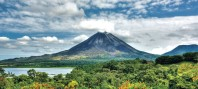
#> input picture arenal.jpg, 198 x 89 px
$ python P4.py
#> lines starting #> are read from the running program, lines starting #| are printed output that depends on the picture
# Proyecto 4, realizado por: Katharina Alfaro Solís, Mónica Chaves Calvo, Susan Moraga López
from PIL import Image
import numpy as np

# Extracción de los pixeles de una imagen

def fuente_info(imagen):
    '''Una función que simula una fuente de
    información al importar una imagen y
    retornar un vector de NumPy con las
    dimensiones de la imagen, incluidos los
    canales RGB: alto x largo x 3 canales

    :param imagen: Una imagen en formato JPG
    :return: un vector de pixeles
    '''
    img = Image.open(imagen)

    return np.array(img)


# Codificación de pixeles a una base binaria
def rgb_a_bit(array_imagen):
    '''Convierte los pixeles de base
    decimal (de 0 a 255) a binaria
    (de 00000000 a 11111111).

    :param imagen: array de una imagen
    :return: Un vector de (1 x k) bits 'int'
    '''
    # Obtener las dimensiones de la imagen
    x, y, z = array_imagen.shape

    # Número total de elementos (pixeles x canales)
    n_elementos = x * y * z

    # Convertir la imagen a un vector unidimensional de n_elementos
    pixeles = np.reshape(array_imagen, n_elementos)

    # Convertir los canales a base 2
    bits = [format(pixel, '08b') for pixel in pixeles]
    bits_Rx = np.array(list(''.join(bits)))

    return bits_Rx.astype(int)

# Modulación para 8-PSK
def modulador(bits, fc, mpp):
    '''Un método que simula el esquema de
       modulación digital 8-PSK.
       :param bits: Vector unidimensional de bits
       :param fc: Frecuencia de la portadora en Hz
       :param mpp: Cantidad de muestras por periodo de onda portadora
       :return: Un vector con la señal modulada
       :return: Un valor con la potencia promedio [W]
       :return: La onda portadora c(t)
       :return: La onda cuadrada moduladora (información)
    '''
# 1. Parámetros de la 'señal' de información (bits)
    N = len(bits) # Cantidad de bits

#2. Construyendo el periodo de la señal portadora
    Tc = 1 / fc  # periodo [s]
    t_periodo = np.linspace(0, Tc, mpp)  # mpp: muestras por período

# Portadora 1 de s(t)
    portadora1 = np.cos(2*np.pi*fc*t_periodo)

# Portadora 2 de s(t)
    portadora2 = np.sin(2*np.pi*fc*t_periodo)

# 3. Inicializar la señal modulada s(t)
    t_simulacion = np.linspace(0, N*Tc, N*mpp)
    senal_Tx = np.zeros(t_simulacion.shape)
    moduladora1 = np.zeros(t_simulacion.shape)  # (opcional) señal de bits
    moduladora2 = np.zeros(t_simulacion.shape)  # (opcional) señal de bits
    # Se define h
    h = np.sqrt(2)/2

# 4. Asignar las formas de onda según los bits (8-PSK)
    for i in range(0, len(bits), 3):
            # Para este tipo de modulación hay 3 bits y ocho símbolos posibles
            if(bits[i] == 1 and bits[i+1] == 1 and bits[i+2] == 1):             # 111
                senal_Tx[i*mpp:(i+1)*mpp] = portadora1 * 1 + portadora2 * 0
                moduladora1[i*mpp:(i+1)*mpp] = 1
                moduladora2[i*mpp:(i+1)*mpp] = 0
            elif (bits[i] == 1 and bits[i+1] == 1 and bits[i+2] == 0):          # 110
                senal_Tx[i*mpp:(i+1)*mpp] = portadora1 * h + portadora2 * h
                moduladora1[i*mpp:(i+1)*mpp] = h
                moduladora2[i*mpp:(i+1)*mpp] = h
            elif (bits[i] == 0 and bits[i+1] == 1 and bits[i+2] == 0):          # 010
                senal_Tx[i*mpp:(i+1)*mpp] = portadora1 * 0 + portadora2 * 1
                moduladora1[i*mpp:(i+1)*mpp] = 0
                moduladora2[i*mpp:(i+1)*mpp] = 1
            elif (bits[i] == 0 and bits[i+1] == 1 and bits[i+2] == 1):          # 011
                senal_Tx[i*mpp:(i+1)*mpp] = portadora1 * (-1 * h) + portadora2 * h
                moduladora1[i*mpp:(i+1)*mpp] = (-1 * h)
                moduladora2[i*mpp:(i+1)*mpp] = h
            elif (bits[i] == 0 and bits[i+1] == 0 and bits[i+2] == 1):          # 001
                senal_Tx[i*mpp:(i+1)*mpp] = portadora1 * -1 + portadora2 * 0
                moduladora1[i*mpp:(i+1)*mpp] = -1
                moduladora2[i*mpp:(i+1)*mpp] = 0
            elif (bits[i] == 0 and bits[i+1] == 0 and bits[i+2] == 0):          # 000
                senal_Tx[i*mpp:(i+1)*mpp] = portadora1 * (-1 * h) + portadora2 * (-1 * h)
                moduladora1[i*mpp:(i+1)*mpp] = (-1 * h)
                moduladora2[i*mpp:(i+1)*mpp] = (-1 * h)
            elif (bits[i] == 1 and bits[i+1] == 0 and bits[i+2] == 0):          # 100,
                senal_Tx[i*mpp:(i+1)*mpp] = portadora1 * 0 + portadora2 * -1
                moduladora1[i*mpp:(i+1)*mpp] = 0
                moduladora2[i*mpp:(i+1)*mpp] = -1
            else:                                                               # 101
                senal_Tx[i*mpp:(i+1)*mpp] = portadora1 * h + portadora2 * (-1 * h)
                moduladora1[i*mpp:(i+1)*mpp] = h
                moduladora2[i*mpp:(i+1)*mpp] = (-1 * h)
    # 5. Calcular la potencia promedio de la señal modulada\n",
    P_senal_Tx = (1 / (N*Tc)) * np.trapz(pow(senal_Tx, 2), t_simulacion)
    portadoraT = portadora1 + portadora2

    return senal_Tx, P_senal_Tx, portadora1, portadora2, moduladora1, moduladora2

# Creación de un canal con ruido AWGN
def canal_ruidoso(senal_Tx, Pm, SNR):
    '''Un bloque que simula un medio de trans-
    misión no ideal (ruidoso) empleando ruido
    AWGN. Pide por parámetro un vector con la
    señal provieniente de un modulador y un
    valor en decibelios para la relación señal
    a ruido.

    :param senal_Tx: El vector del modulador
    :param Pm: Potencia de la señal modulada
    :param SNR: Relación señal-a-ruido en dB
    :return: La señal modulada al dejar el canal
    '''
    # Potencia del ruido generado por el canal
    Pn = Pm / pow(10, SNR/10)

    # Generando ruido auditivo blanco gaussiano (potencia = varianza)
    ruido = np.random.normal(0, np.sqrt(Pn), senal_Tx.shape)

    # Señal distorsionada por el canal ruidoso
    senal_Rx = senal_Tx + ruido

    return senal_Rx

# Demodulación para 8-PSK
def demodulador(senal_Rx, portadora1, portadora2, mpp):
    '''Un método que simula un bloque demodulador
    de señales, bajo un esquema 8-PSK. El criterio
    de demodulación se basa en decodificación por
    detección de energía.

    :param senal_Rx: La señal recibida del canal
    :param portadora1: La onda portadora c(t)
    :param portadora2: La onda portadora2 c(t)
    :param mpp: Número de muestras por periodo
    :return: Los bits de la señal demodulada1 y 2
    '''
    # Cantidad de muestras en senal_Rx
    M = len(senal_Rx)

    # Cantidad de bits (símbolos) en transmisión
    N = int(M / mpp)

    # Vector para bits obtenidos por la demodulación
    bits_Rx = np.zeros(N)

     # Vector para la señal demodulada
    senal_demodulada1 = np.zeros(senal_Rx.shape)
    senal_demodulada2 = np.zeros(senal_Rx.shape)

    # Pseudo-energía de un período de la portadora
    Es1 = np.sum(portadora1 * portadora1)
    Es2 = np.sum(portadora2 * portadora2)


    # Demodulación
    for i in range(N):
        # Producto interno de dos funciones
        producto1 = senal_Rx[i*mpp : (i+1)*mpp] * portadora1
        Ep1 = np.sum(producto1)
        senal_demodulada1[i*mpp : (i+1)*mpp] = producto1

        producto2 = senal_Rx[i*mpp : (i+1)*mpp] * portadora2
        Ep2 = np.sum(producto2)
        senal_demodulada2[i*mpp : (i+1)*mpp] = producto2

        # Se define h
        h = np.sqrt(2)/2

        # Criterio de decisión por detección de energía
        if i % 3 == 0:
            if  Ep1 >= (1+h)*Es1/2 and Ep2 >=(-1*h)*Es2/2 and Ep2 <= h*Es2/2:
                bits_Rx[i] = 1
                bits_Rx[i+1] = 1
                bits_Rx[i+2] = 1
            elif Ep1 >= h*Es1/2 and Ep1 <= (1+h)*Es1/2  and Ep2 >= h*Es2/2 and Ep2 <= (1+h)*Es2/2:
                bits_Rx[i] = 1
                bits_Rx[i+1] = 1
                bits_Rx[i+2] = 0
            elif Ep1 >= (-1*h)*Es1/2 and  Ep1 <= h*Es1/2  and Ep2 >= (1+h)*Es2/2:
                bits_Rx[i] = 0
                bits_Rx[i+1] = 1
                bits_Rx[i+2] = 0
            elif Ep1 >= (-1*(h+1))*Es1/2 and Ep1 <= (-1)*h*Es1/2 and Ep2 >= h*Es2/2 and Ep2 <= (1+h)*Es2/2:
                bits_Rx[i] = 0
                bits_Rx[i+1] = 1
                bits_Rx[i+2] = 1
            elif Ep1 <= (-1*(1+h))*Es1/2 and Ep2 >= (-1*h)*Es2/2 and Ep2 <= h*Es2/2:
                bits_Rx[i] = 0
                bits_Rx[i+1] = 0
                bits_Rx[i+2] = 1
            elif  Ep1 >= (-1*(h+1))*Es1/2 and Ep1 <= (-1)*h*Es1/2  and Ep2>= (-1*(h+1))*Es2/2 and Ep2 <= (-1)*h*Es2/2:
                bits_Rx[i] = 0
                bits_Rx[i+1] = 0
                bits_Rx[i+2] = 0
            elif Ep1 >= (-1*h)*Es1/2 and Ep1 <= h*Es1/2  and Ep2 <= (-1)*(1+h)*Es2/2 :
                bits_Rx[i] = 1
                bits_Rx[i+1] = 0
                bits_Rx[i+2] = 0
            else:
                bits_Rx[i] = 1
                bits_Rx[i+1] = 0
                bits_Rx[i+2] = 1

    return bits_Rx.astype(int), senal_demodulada1, senal_demodulada2

# Reconstrucción de la imagen
def bits_a_rgb(bits_Rx, dimensiones):
    '''Un blque que decodifica el los bits
    recuperados en el proceso de demodulación

    :param: Un vector de bits 1 x k
    :param dimensiones: Tupla con dimensiones de la img.
    :return: Un array con los pixeles reconstruidos
    '''
    # Cantidad de bits
    N = len(bits_Rx)

    # Se reconstruyen los canales RGB
    bits = np.split(bits_Rx, N / 8)

    # Se decofican los canales:
    canales = [int(''.join(map(str, canal)), 2) for canal in bits]
    pixeles = np.reshape(canales, dimensiones)

    return pixeles.astype(np.uint8)

import numpy as np
import matplotlib.pyplot as plt
import time

def modulación_8PSK(relacion):
    ''' Esta función es la encargada de ejercutar desde la modulación
    hasta la demodulación de la modulación 8-PSK, llamando
    los métodos anteriores, y fuente_info, reg_a_bit y canal_ruidoso que
    fueron dadas previamente.'''
#> called with relacion = 0

    # Parámetros
    fc = 5000  # frecuencia de la portadora
    mpp = 20   # muestras por periodo de la portadora
    SNR = relacion   # relación señal-a-ruido del canal

    # Iniciar medición del tiempo de simulación
    inicio = time.time()

    # 1. Importar y convertir la imagen a trasmitir
    imagen_Tx = fuente_info('arenal.jpg')
#> in fuente_info, img is the input picture: PIL image 198x89 RGB; mean R, G, B 129.7, 152.6, 147.8
    dimensiones = imagen_Tx.shape
#> dimensiones = (89, 198, 3)

    # 2. Codificar los pixeles de la imagen
    bits_Tx = rgb_a_bit(imagen_Tx)
#> in rgb_a_bit, `bits = [format(pixel, '08b') for pixel in pixeles]`: bits = 52866 items

    # 3. Modular la cadena de bits usando el esquema BPSK
    senal_Tx, Pm, portadora1, portadora2, moduladora1, moduladora2 = modulador(bits_Tx, fc, mpp)
#> in modulador, `N = len(bits)`: N = 422928
#> the loop in modulador, `for i in range(0, len(bits), 3):` made 140976 passes
#> i on passes 2 to 4: 3, 6, 9
#> in modulador, `P_senal_Tx = (1 / (N*Tc)) * np.trapz(pow(senal_Tx, 2), t_simulacion)`: P_senal_Tx = 0.167
#> Pm = 0.167; portadora1 = 20 values, max 1 at index 0, min -0.986 at index 9, mean 0.05; portadora2 = 20 values, max 0.997 at index 5, min -0.997 at index 14, mean -1.22e-17

    # 4. Se transmite la señal modulada, por un canal ruidoso
    senal_Rx = canal_ruidoso(senal_Tx, Pm, SNR)
#> in canal_ruidoso, `Pn = Pm / pow(10, SNR/10)`: Pn = 0.167

    # 5. Se desmodula la señal recibida del canal
    bits_Rx, senal_demodulada1, senal_demodulada2 = demodulador(senal_Rx, portadora1, portadora2, mpp)
#> in demodulador, `M = len(senal_Rx)`: M = 8458560
#> in demodulador, `N = int(M / mpp)`: N = 422928
#> in demodulador, `Es1 = np.sum(portadora1 * portadora1)`: Es1 = 10.5
#> in demodulador, `Es2 = np.sum(portadora2 * portadora2)`: Es2 = 9.5
#> the loop in demodulador, `for i in range(N):` made 422928 passes
#> (Ep1, Ep2) on passes 1 to 3: (8.34, -6.37), (-0.71, 1.05), (-0.152, -0.485)

    # 6. Se visualiza la imagen recibida
    imagen_Rx = bits_a_rgb(bits_Rx, dimensiones)
#> in bits_a_rgb, `N = len(bits_Rx)`: N = 422928
#> in bits_a_rgb, `bits = np.split(bits_Rx, N / 8)`: bits = 52866 items
#> in bits_a_rgb, `pixeles = np.reshape(canales, dimensiones)`:
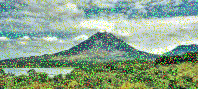
#> pixeles: shape (89, 198, 3) int64; mean of channels 0, 1, 2 138.2, 165, 140.5; drawn as R, G, B
    Fig = plt.figure(figsize=(10,6))

    # Cálculo del tiempo de simulación
    print('Duración de la simulación: ', time.time() - inicio)

    # 7. Calcular número de errores
    errores = sum(abs(bits_Tx - bits_Rx))
#> errores = 39407
    BER = errores/len(bits_Tx)
#> BER = 0.0932
    print('{} errores, para un BER de {:0.4f}.'.format(errores, BER))
#| 39407 errores, para un BER de 0.0932.

    # Mostrar imagen transmitida
    ax = Fig.add_subplot(1, 2, 1)
    imgplot = plt.imshow(imagen_Tx)
    ax.set_title('Transmitido')

    # Mostrar imagen recuperada
    ax = Fig.add_subplot(1, 2, 2)
    imgplot = plt.imshow(imagen_Rx)
    ax.set_title('Recuperado')
    Fig.tight_layout()

    plt.imshow(imagen_Rx)

    # Visualizar el cambio entre las señales
    fig, (ax2, ax3, ax4) = plt.subplots(nrows=3, sharex=True, figsize=(14, 7))

    # La señal modulada por 8-PSK
    ax2.plot(senal_Tx[0:600], color='g', lw=2)
    ax2.set_ylabel('$s(t)$')

    ax2.set_title('Resultado para un SNR de {} dB'.format(SNR), fontsize = 14)

    # La señal modulada al dejar el canal
    ax3.plot(senal_Rx[0:600], color='b', lw=2)
    ax3.set_ylabel('$s(t) + n(t)$')

    # La señal demodulada
#> (the run stopped early here; a loop or call above may not have finished)
